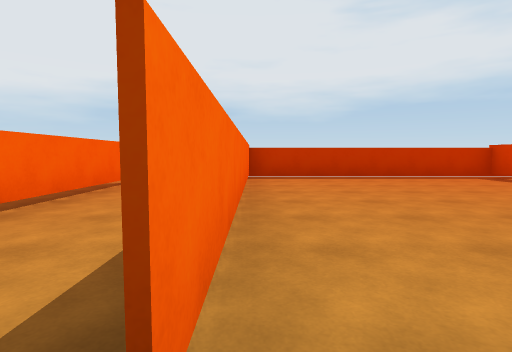
view 1 (above)

24 first-person views from a walk through a 3-D level made in the Unity game engine. The camera is 1.2 m above the floor, tilts 4° down and sees 80° across. The floor is counted in squares, 2 m on a side. Each view is taken from the middle of a square. On the plan, view 1 faces up. The plan holds only what a view shows up to about 9 squares ahead; the rest is blank. The place goes on beyond the plan. The player character is not drawn.

view 2
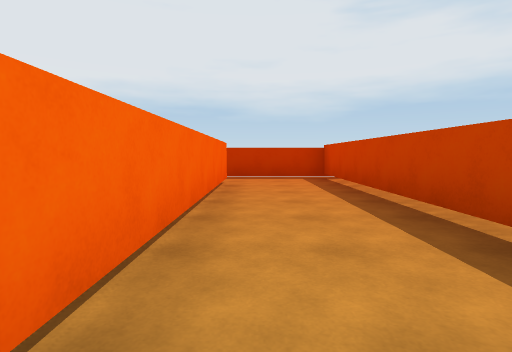

view 3
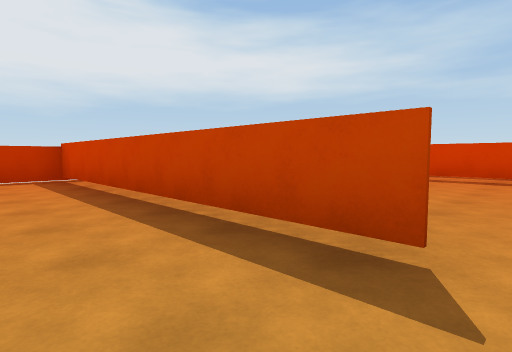

view 4
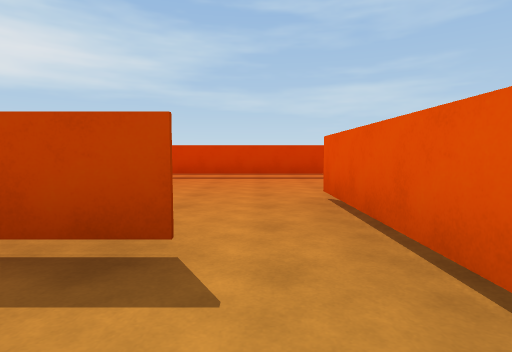

view 5
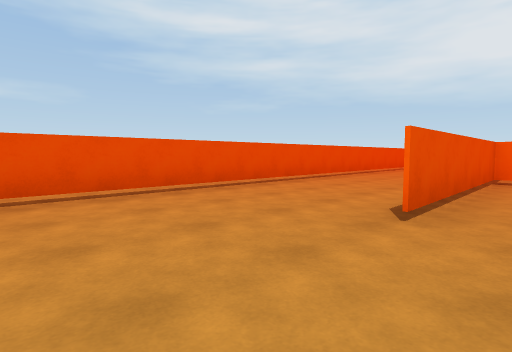

view 6
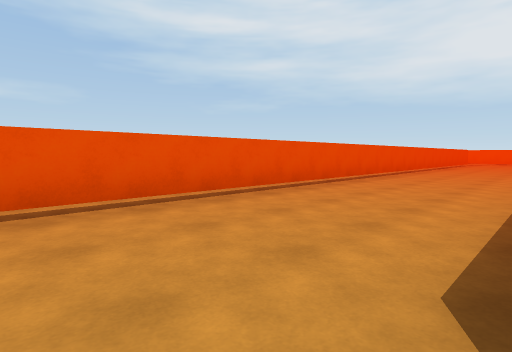

view 7
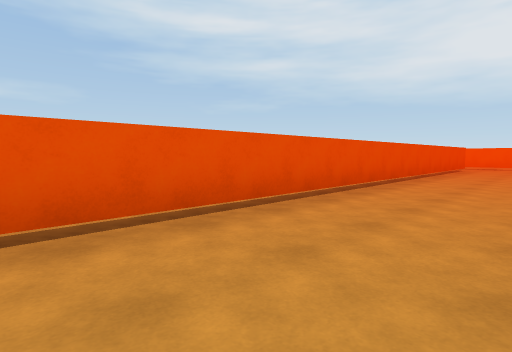

view 8
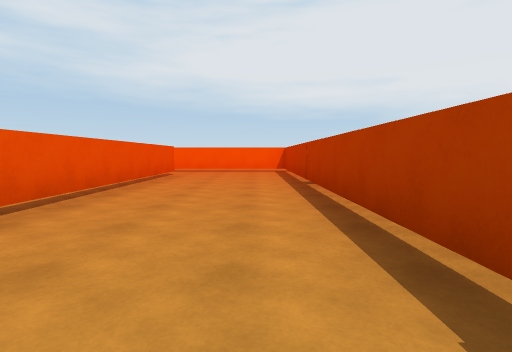

view 9
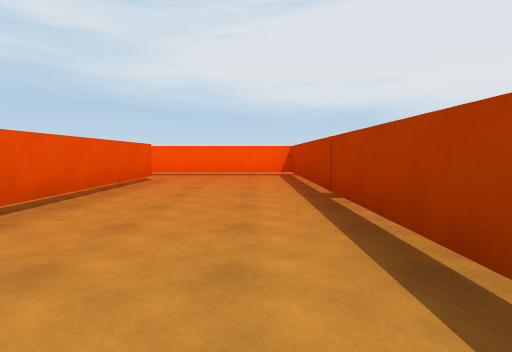

view 10
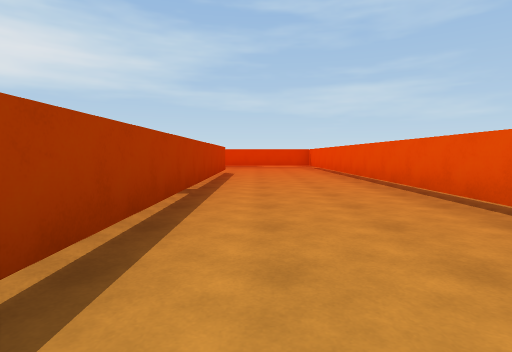

view 11
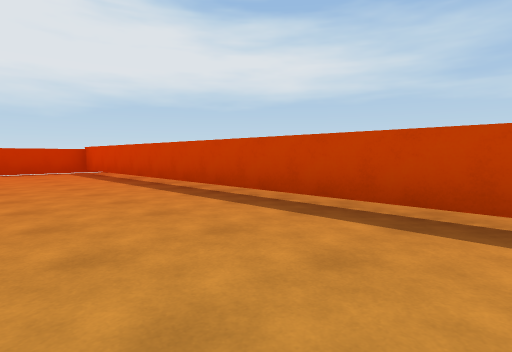

view 12
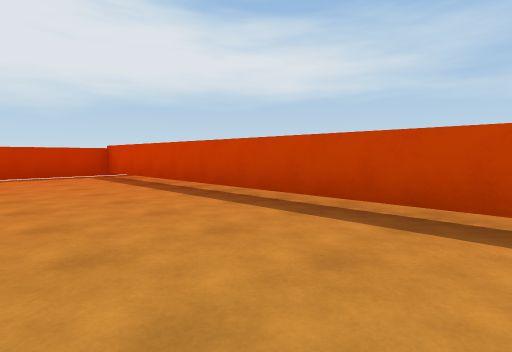

view 13
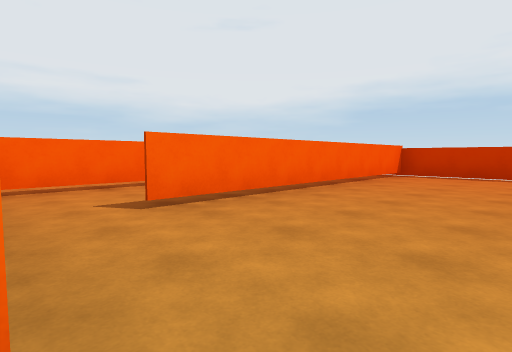

view 14
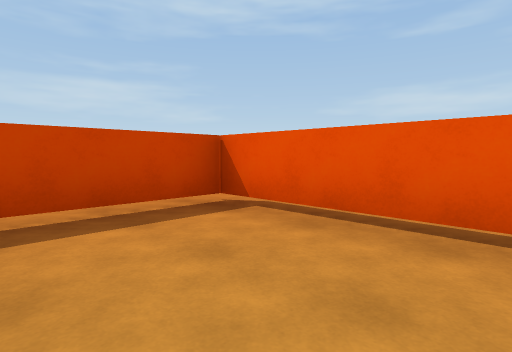

view 15
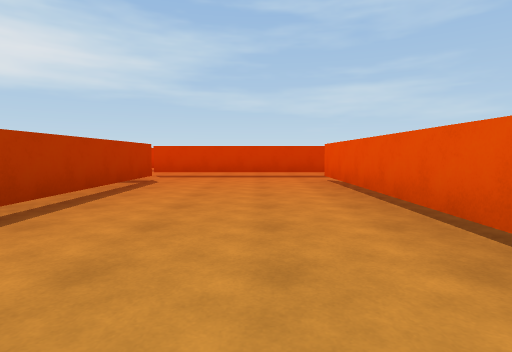

view 16
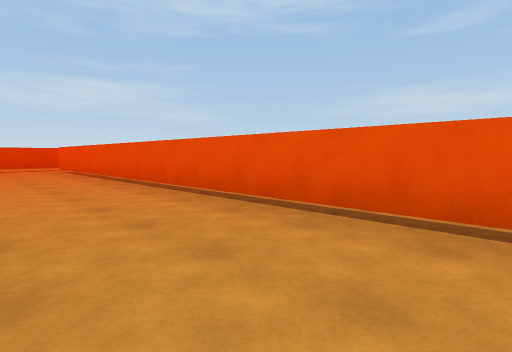

view 17
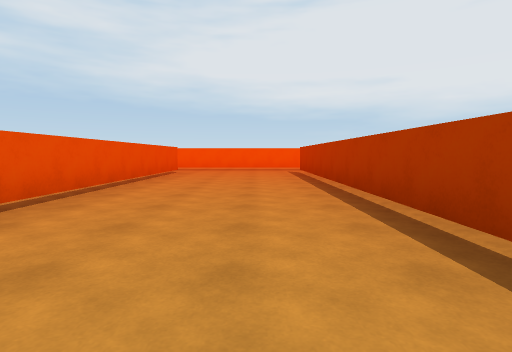

view 18
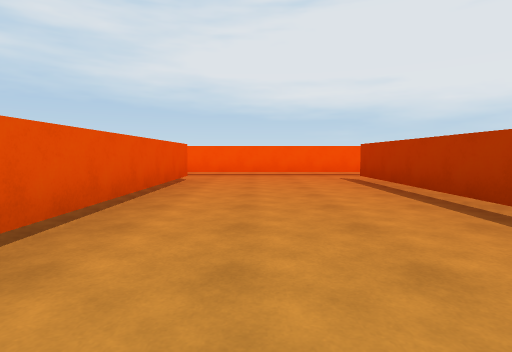

view 19
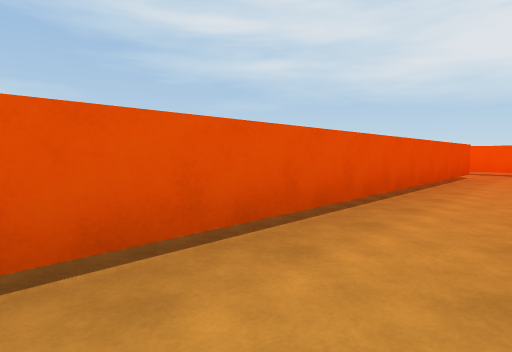

view 20
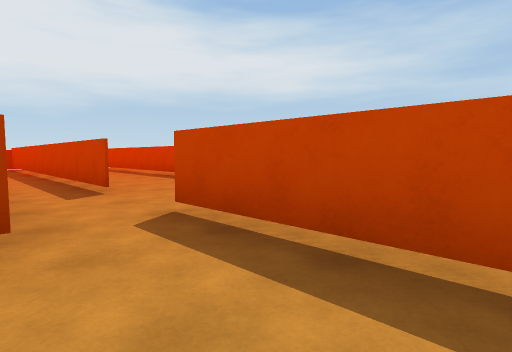

view 21
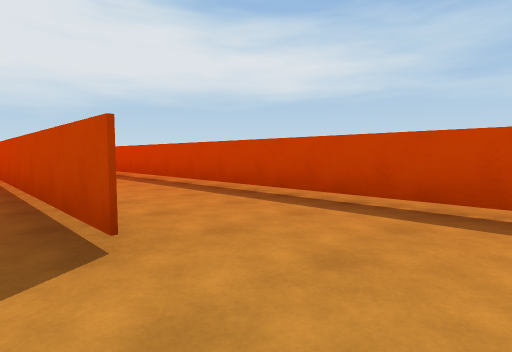

view 22
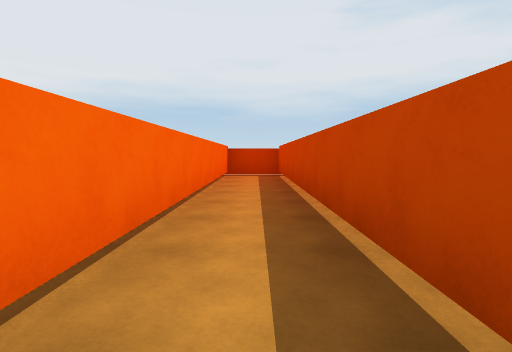

view 23
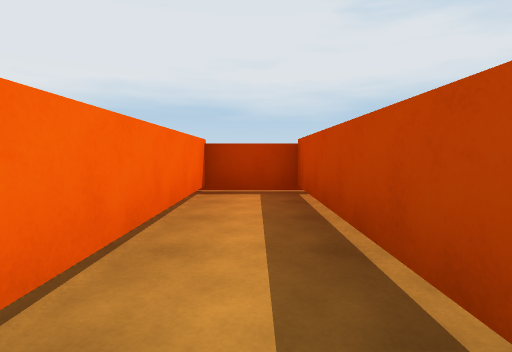

view 24
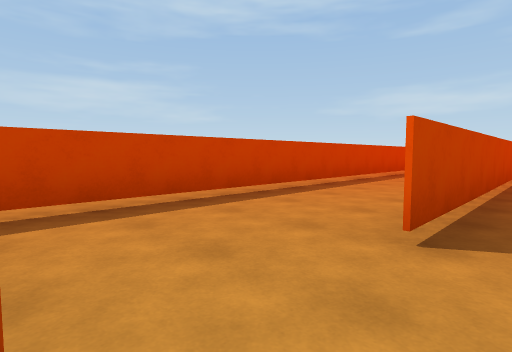

### Floor plan
Key: @ floor where view 1 was taken; # wall or solid block; . floor; = window, fence, low wall or low ledge; T thing the floor can be seen under or through.
Columns run from 18 left of view 1 to 11 right of it. Each row starts with its distance up from view 1.
  8                ############
  7                ...#.....#.#
  6                #..#.....#.#
  5                #..T.....#.# .#
  4                #..T.....T.# .#
  3                #..T.....T.# .#
  2               .#..T.....T.#..#
  1               .#..T.....T.#..#
  0               .#..@.....T.#..#
 -1 #####################...T.#..#
 -2 #.......................T.#..#
 -3 #.......................T....#
 -4 #.......................#....#
 -5 #.=======================.#..#
 -6 #.........................#..#
 -7 #.........................#..#
 -8 #.........................#..#
 -9 #.#######################.#..#
-10                           # .#
-11                             .#

Positions as (right, up) in squares from view 1, and headings:
1: (0, 0), facing up
2: (-2, 0), facing up
3: (-2, 0), facing up-right
4: (-2, 0), facing right
5: (5, 0), facing down-left
6: (3, -1), facing down-left
7: (-3, -2), facing down-left
8: (-7, -2), facing left
9: (-9, -2), facing left
10: (-8, -2), facing right
11: (3, -3), facing up-right
12: (3, -1), facing up-right
13: (3, -1), facing up-left
14: (3, -2), facing down-right
15: (-1, -7), facing right
16: (-6, -6), facing down-right
17: (-6, -6), facing left
18: (-9, -7), facing left
19: (-7, -7), facing down-left
20: (6, -7), facing up-right
21: (7, -4), facing up-right
22: (7, -1), facing up
23: (7, 3), facing up
24: (7, -2), facing down-right
